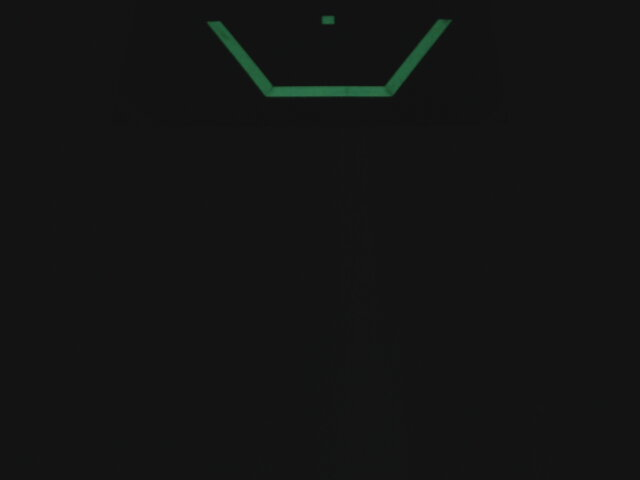
#> input picture OuterTargetHalfScale/outer+06f+00d.jpg, 640 x 480 px; its folder holds only this picture in this run
$ python MergeViewer.py   (older library calls are emulated)
#> lines starting #> are read from the running program, lines starting #| are printed output that depends on the picture; after the words box and inside, x2 and y2 are one past the last pixel; in counts of white or black regions, pixels touching at a corner belong together
# ----------------------------------------------------------------------------
# Copyright (c) 2018 FIRST. All Rights Reserved.
# Open Source Software - may be modified and shared by FRC teams. The code
# must be accompanied by the FIRST BSD license file in the root directory of
# the project.

# My 2020 license: use it as much as you want. Crediting is recommended because it lets me know
# that I am being useful.
# Some parts of pipeline are based on 2019 code created by the Screaming Chickens 3997

# This is meant to be used in conjuction with WPILib Raspberry Pi image: https://github.com/wpilibsuite/FRCVision-pi-gen
# ----------------------------------------------------------------------------

import json
import time
import sys
from threading import Thread
import random


import cv2
import numpy as np

import math

import os

# from https://www.pyimagesearch.com/2015/08/10/checking-your-opencv-version-using-python/
def is_cv3():
    # if we are using OpenCV 3.X, then our cv2.__version__ will start
    # with '3.'
    return check_opencv_version("3.")

# [4 lines left out: function is_cv4, not called in this run]

def check_opencv_version(major, lib=None):
    # if the supplied library is None, import OpenCV
    if lib is None:
        import cv2 as lib
    # return whether or not the current OpenCV version matches the
    # major version number
    return lib.__version__.startswith(major)


########### SET RESOLUTION TO 640x480 !!!! ############

# import the necessary packages
import datetime


# Class to examine Frames per second of camera stream. Currently not used.


###################### PROCESSING OPENCV ################################

# counts frames for writing images
frameStop = 0
ImageCounter = 0

# Angles in radians

# image size ratioed to 4:3


# Lifecam 3000 from datasheet
# Datasheet: https://dl2jx7zfbtwvr.cloudfront.net/specsheets/WEBC1010.pdf

def load_images_from_folder(folder):
#> called with folder = './OuterTargetHalfScale'
    images = []
    for filename in os.listdir(folder):
        img = cv2.imread(os.path.join(folder,filename))
#> img is the input picture: shape (480, 640, 3); mean B, G, R 19.4, 19.8, 19.1
        if img is not None:
            images.append(img)
    return images

# [10 lines of commented-out code are left out]
images = load_images_from_folder("./OuterTargetHalfScale")
#> images = 1 item
#images = load_images_from_folder("./OuterTargetHalfDistance")
#images = load_images_from_folder("./OuterTargetSketchup")


# finds height/width of camera frame (eg. 640 width, 480 height)
image_height, image_width = images[0].shape[:2]
print("Image Size:" + str(image_height), str(image_width))
#| Image Size:480 640

# FOV of microsoft camera (68.5 is camera spec)
diagonalView = math.radians(68.5)

print("Diagonal View:" + str(diagonalView))

# 4:3 aspect ratio
horizontalAspect = 4
verticalAspect = 3

# Reasons for using diagonal aspect is to calculate horizontal field of view.
diagonalAspect = math.hypot(horizontalAspect, verticalAspect)
# Calculations: http://vrguy.blogspot.com/2013/04/converting-diagonal-field-of-view-and.html
horizontalView = math.atan(math.tan(diagonalView / 2) * (horizontalAspect / diagonalAspect)) * 2
verticalView = math.atan(math.tan(diagonalView / 2) * (verticalAspect / diagonalAspect)) * 2

# Focal Length calculations: https://docs.google.com/presentation/d/1ediRsI-oR3-kwawFJZ34_ZTlQS2SDBLjZasjzZ-eXbQ/pub?start=false&loop=false&slide=id.g12c083cffa_0_165
H_FOCAL_LENGTH = image_width / (2 * math.tan((horizontalView / 2)))
V_FOCAL_LENGTH = image_height / (2 * math.tan((verticalView / 2)))
# blurs have to be odd
green_blur = 1
orange_blur = 27
yellow_blur = 1

# define range of green of retroreflective tape in HSV
lower_green = np.array([55, 45, 40])
upper_green = np.array([100, 255, 255])

lower_yellow = np.array([14, 150, 100])
upper_yellow = np.array([30, 255, 255])

switch = 1


# Flip image if camera mounted upside down
def flipImage(frame):
    return cv2.flip(frame, -1)


# Blurs frame
# [4 lines left out: function blurImg, not called in this run]


def threshold_range(im, lo, hi):
    unused, t1 = cv2.threshold(im, lo, 255, type=cv2.THRESH_BINARY)
    unused, t2 = cv2.threshold(im, hi, 255, type=cv2.THRESH_BINARY_INV)
    return cv2.bitwise_and(t1, t2)


# Masks the video based on a range of hsv colors
# Takes in a frame, range of color, and a blurred frame, returns a masked frame
def threshold_video(lower_color, upper_color, blur):
    # Convert BGR to HSV
    hsv = cv2.cvtColor(blur, cv2.COLOR_BGR2HSV)

    h, s, v = cv2.split(hsv)

    h = threshold_range(h, lower_color[0], upper_color[0])
    s = threshold_range(s, lower_color[1], upper_color[1])
    v = threshold_range(v, lower_color[2], upper_color[2])
    combined_mask = cv2.bitwise_and(h, cv2.bitwise_and(s, v))


    #show the mask
    cv2.imshow("mask", combined_mask)

    # hold the HSV image to get only red colors
    # mask = cv2.inRange(combined, lower_color, upper_color)

    # Returns the masked imageBlurs video to smooth out image

    cv2.imshow("combined_mask", combined_mask)
    return combined_mask


# Finds the tape targets from the masked image and displays them on original stream + network tales
def findTargets(frame, mask):

    # Finds contours
    if is_cv3():
        _, contours, _ = cv2.findContours(mask, cv2.RETR_TREE, cv2.CHAIN_APPROX_TC89_KCOS)
    else:
        contours, _ = cv2.findContours(mask, cv2.RETR_TREE, cv2.CHAIN_APPROX_TC89_KCOS)

    contours = sorted(contours, key=lambda x: cv2.contourArea(x), reverse=True)

    # Take each frame
    # Gets the shape of video
    screenHeight, screenWidth, _ = frame.shape
    # Gets center of height and width
    centerX = (screenWidth / 2) - .5
    centerY = (screenHeight / 2) - .5
    # Copies frame and stores it in image
    image = frame.copy()
    # Processes the contours, takes in (contours, output_image, (centerOfImage)
    if len(contours) != 0:
        image = findTape(contours, image, centerX, centerY)
    # Shows the contours overlayed on the original video
    return image


# Finds the balls from the masked image and displays them on original stream + network tables
# [167 lines left out: functions findPowerCell, findBall, not called in this run]


# Draws Contours and finds center and yaw of vision targets
# centerX is center x coordinate of image
# centerY is center y coordinate of image
def findTape(contours, image, centerX, centerY):
    screenHeight, screenWidth, channels = image.shape
    # Seen vision targets (correct angle, adjacent to each other)
    targets = []

    if len(contours) >= 2:
        # Sort contours by area size (biggest to smallest)
        cntsSorted = sorted(contours, key=lambda x: cv2.contourArea(x), reverse=True)

        cntHeight = 0

        biggestCnts = []
        for cnt in cntsSorted:
            # Get moments of contour; mainly for centroid
            M = cv2.moments(cnt)
            # Get convex hull (bounding polygon on contour)
            hull = cv2.convexHull(cnt)
            # Calculate Contour area
            cntArea = cv2.contourArea(cnt)
            # calculate area of convex hull
            hullArea = cv2.contourArea(hull)

            x, y, w, cntHeight = cv2.boundingRect(cnt)

            pts, dim, a = cv2.minAreaRect(cnt)

            x = pts[0]
            y = pts[1]

            if dim[0] > dim[1]:
                cntHeight = dim[0]
            else:
                cntHeight = dim[1]

            # print("The contour height is, ", cntHeight)
            # Filters contours based off of size
            if (checkContours(cntArea, hullArea)):
                ### MOSTLY DRAWING CODE, BUT CALCULATES IMPORTANT INFO ###
                # Gets the centeroids of contour
                if M["m00"] != 0:
                    cx = int(M["m10"] / M["m00"])
                    cy = int(M["m01"] / M["m00"])
                    theCX = cx
                    theCY = cy
                else:
                    cx, cy = 0, 0
                if (len(biggestCnts) < 13):
                    #### CALCULATES ROTATION OF CONTOUR BY FITTING ELLIPSE ##########
                    rotation = getEllipseRotation(image, cnt)

                    # Calculates yaw of contour (horizontal position in degrees)
                    yaw = calculateYaw(cx, centerX, H_FOCAL_LENGTH)
                    # Calculates yaw of contour (horizontal position in degrees)
                    pitch = calculatePitch(cy, centerY, V_FOCAL_LENGTH)
                    # Calculates Distance
                    dist = calculateDistance(1, 2, pitch);

                    ##### DRAWS CONTOUR######
                    # Gets rotated bounding rectangle of contour
                    rect = cv2.minAreaRect(cnt)
                    # Creates box around that rectangle
                    box = cv2.boxPoints(rect)
                    # Not exactly sure
                    box = np.int0(box)
                    # Draws rotated rectangle

                    cv2.drawContours(image, [box], 0, (23, 184, 80), 3)

                    # Calculates yaw of contour (horizontal position in degrees)
                    yaw = calculateYaw(cx, centerX, H_FOCAL_LENGTH)
                    # Calculates yaw of contour (horizontal position in degrees)
                    pitch = calculatePitch(cy, centerY, V_FOCAL_LENGTH)
                    # Calculates Distance
                    dist = calculateDistance(1, 2, pitch);

                    # Draws a vertical white line passing through center of contour
                    cv2.line(image, (cx, screenHeight), (cx, 0), (255, 255, 255))
                    # Draws a white circle at center of contour
                    cv2.circle(image, (cx, cy), 6, (255, 255, 255))

                    # Draws the contours
                    cv2.drawContours(image, [cnt], 0, (23, 184, 80), 1)

                    # Gets the (x, y) and radius of the enclosing circle of contour
                    (x, y), radius = cv2.minEnclosingCircle(cnt)
                    # Rounds center of enclosing circle
                    center = (int(x), int(y))
                    # Rounds radius of enclosning circle
                    radius = int(radius)
                    # Makes bounding rectangle of contour
                    rx, ry, rw, rh = cv2.boundingRect(cnt)
                    boundingRect = cv2.boundingRect(cnt)
                    # Draws countour of bounding rectangle and enclosing circle in green
                    cv2.rectangle(image, (rx, ry), (rx + rw, ry + rh), (23, 184, 80), 1)

                    cv2.circle(image, center, radius, (23, 184, 80), 1)

                    # Appends important info to array
                    if [cx, cy, rotation, cnt, cntHeight] not in biggestCnts:
                        biggestCnts.append([cx, cy, rotation, cnt, cntHeight])

        # Sorts array based on coordinates (leftmost to rightmost) to make sure contours are adjacent
        biggestCnts = sorted(biggestCnts, key=lambda x: x[0])
        # Target Checking
        for i in range(len(biggestCnts) - 1):
            # Rotation of two adjacent contours
            tilt1 = biggestCnts[i][2]
            tilt2 = biggestCnts[i + 1][2]

            # x coords of contours
            cx1 = biggestCnts[i][0]
            cx2 = biggestCnts[i + 1][0]

            cy1 = biggestCnts[i][1]
            cy2 = biggestCnts[i + 1][1]
            # If contour angles are opposite
            if (np.sign(tilt1) != np.sign(tilt2)):
                centerOfTarget = math.floor((cx1 + cx2) / 2)
                # ellipse negative tilt means rotated to right
                # Note: if using rotated rect (min area rectangle)
                #      negative tilt means rotated to left
                # If left contour rotation is tilted to the left then skip iteration
                if (tilt1 > 0):
                    if (cx1 < cx2):
                        continue
                # If left contour rotation is tilted to the left then skip iteration
                if (tilt2 > 0):
                    if (cx2 < cx1):
                        continue
                # Angle from center of camera to target (what you should pass into gyro)
                yawToTarget = calculateYaw(centerOfTarget, centerX, H_FOCAL_LENGTH)
                pitchToTarget = calculatePitch(theCY, centerY, H_FOCAL_LENGTH)
                # distToTarget = calculateDistance(1, 2, pitchToTarget)
                distToTarget = calculateDistWPILib(biggestCnts[i][4])
                # Make sure no duplicates, then append
                if [centerOfTarget, yawToTarget, distToTarget] not in targets:
                    targets.append([centerOfTarget, yawToTarget, distToTarget])
    # Check if there are targets seen
    if (len(targets) > 0):
        # pushes that it sees vision target to network tables

        # Sorts targets based on x coords to break any angle tie
        targets.sort(key=lambda x: math.fabs(x[0]))
        finalTarget = min(targets, key=lambda x: math.fabs(x[1]))
        # Puts the yaw on screen
        # Draws yaw of target + line where center of target is
        cv2.putText(image, "Yaw: " + str(finalTarget[1]), (40, 40), cv2.FONT_HERSHEY_COMPLEX, .6,
                    (255, 255, 255))
        cv2.putText(image, "Dist: " + str(finalTarget[2]), (40, 90), cv2.FONT_HERSHEY_COMPLEX, .6,
                    (255, 255, 255))
        cv2.line(image, (finalTarget[0], screenHeight), (finalTarget[0], 0), (255, 0, 0), 2)

        currentAngleError = finalTarget[1]
        # pushes vision target angle to network table


    cv2.line(image, (round(centerX), screenHeight), (round(centerX), 0), (255, 255, 255), 2)

    return image


# Finds the balls from the masked image and displays them on original stream + network tables
# [19 lines left out: function findControlPanel, not called in this run]

# Draws Contours and finds the colour the control panel wheel is resting at
# centerX is center x coordinate of image
# centerY is center y coordinate of image
def findControlPanelColour(contours, image, centerX, centerY):
    #ToDo, Add code to publish wheel colour
    return image

# Checks if tape contours are worthy based off of contour area and (not currently) hull area
def checkContours(cntSize, hullSize):
    print(cntSize, image_width / 7)
    return cntSize > (image_width / 7)


# Checks if ball contours are worthy based off of contour area and (not currently) hull area
# [7 lines left out: function checkBall, not called in this run]


# Forgot how exactly it works, but it works!
def translateRotation(rotation, width, height):
    if (width < height):
        rotation = -1 * (rotation - 90)
    if (rotation > 90):
        rotation = -1 * (rotation - 180)
    rotation *= -1
    return round(rotation)


def calculateDistance(heightOfCamera, heightOfTarget, pitch):
    heightOfTargetFromCamera = heightOfTarget - heightOfCamera

    # Uses trig and pitch to find distance to target
    '''
    d = distance
    h = height between camera and target
    a = angle = pitch
    tan a = h/d (opposite over adjacent)
    d = h / tan a
                         .
                        /|
                       / |
                      /  |h
                     /a  |
              camera -----
                       d
    '''
    divisor = math.tan(math.radians(pitch))
    distance = 0
    if (divisor != 0):
        distance = math.fabs(heightOfTargetFromCamera / divisor)

    return distance


avg = [0 for i in range(0, 1)]
#8 is number of frames to calculated average pixel height

# [37 lines left out: function calculateDistWPILib, not called in this run]


# Uses trig and focal length of camera to find yaw.
# Link to further explanation: https://docs.google.com/presentation/d/1ediRsI-oR3-kwawFJZ34_ZTlQS2SDBLjZasjzZ-eXbQ/pub?start=false&loop=false&slide=id.g12c083cffa_0_298
def calculateYaw(pixelX, centerX, hFocalLength):
    yaw = math.degrees(math.atan((pixelX - centerX) / hFocalLength))
    return round(yaw)


# Link to further explanation: https://docs.google.com/presentation/d/1ediRsI-oR3-kwawFJZ34_ZTlQS2SDBLjZasjzZ-eXbQ/pub?start=false&loop=false&slide=id.g12c083cffa_0_298
def calculatePitch(pixelY, centerY, vFocalLength):
    pitch = math.degrees(math.atan((pixelY - centerY) / vFocalLength))
    # Just stopped working have to do this:
    pitch *= -1
    return round(pitch)


def getEllipseRotation(image, cnt):
    try:
        # Gets rotated bounding ellipse of contour
        ellipse = cv2.fitEllipse(cnt)
        centerE = ellipse[0]
        # Gets rotation of ellipse; same as rotation of contour
        rotation = ellipse[2]
        # Gets width and height of rotated ellipse
        widthE = ellipse[1][0]
        heightE = ellipse[1][1]
        # Maps rotation to (-90 to 90). Makes it easier to tell direction of slant
        rotation = translateRotation(rotation, widthE, heightE)

        cv2.ellipse(image, ellipse, (23, 184, 80), 3)
        return rotation
    except:
        # Gets rotated bounding rectangle of contour
        rect = cv2.minAreaRect(cnt)
        # Creates box around that rectangle
        box = cv2.boxPoints(rect)
        # Not exactly sure
        box = np.int0(box)
        # Gets center of rotated rectangle
        center = rect[0]
        # Gets rotation of rectangle; same as rotation of contour
        rotation = rect[2]
        # Gets width and height of rotated rectangle
        width = rect[1][0]
        height = rect[1][1]
        # Maps rotation to (-90 to 90). Makes it easier to tell direction of slant
        rotation = translateRotation(rotation, width, height)
        return rotation


team = 2706
server = False
cameraConfigs = []

currentImg = 0

# [6 lines left out: function draw_circle, not called in this run]


Driver = False
Tape = True
PowerCell = False
ControlPanel = False


img = images[0]

imgLength = len(images)
#> imgLength = 1

print("Hello Vision Team!")

while True:

    frame = img

    if Driver:

        processed = frame

    else:

        if Tape:

            threshold = threshold_video(lower_green, upper_green, frame)
#> in threshold_video, `h, s, v = cv2.split(hsv)`:
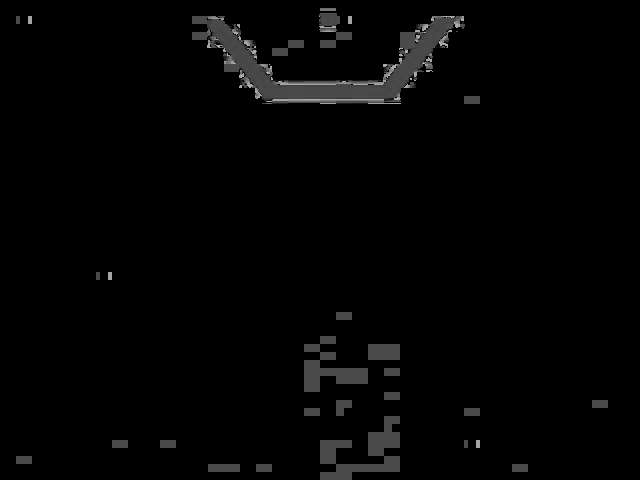
#> h: shape (480, 640); min 0, max 177, mean 4.1
#> in threshold_range, `unused, t1 = cv2.threshold(im, lo, 255, type=cv2.THRESH_BINARY)`:
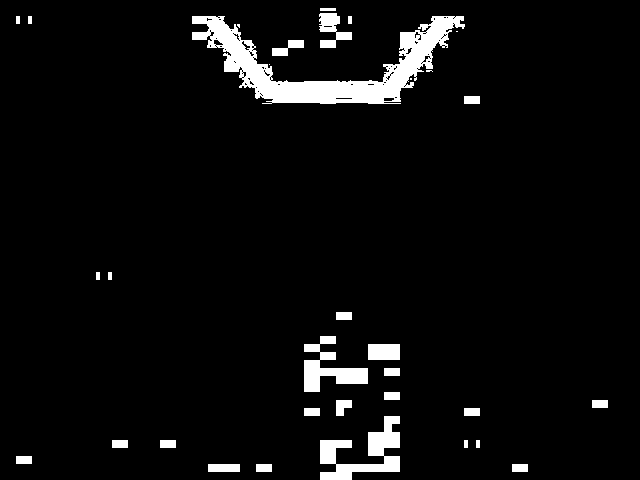
#> t1: shape (480, 640); 4.9% white; 33 white regions (5 under 20 px), largest, box (x1, y1, x2, y2) and area: (192, 16, 465, 104) 7647, (320, 416, 400, 480) 2240, (304, 336, 368, 392) 1536
#> in threshold_range, `unused, t1 = cv2.threshold(im, lo, 255, type=cv2.THRESH_BINARY)`: unused = 55
#> in threshold_range, `unused, t2 = cv2.threshold(im, hi, 255, type=cv2.THRESH_BINARY_INV)`:
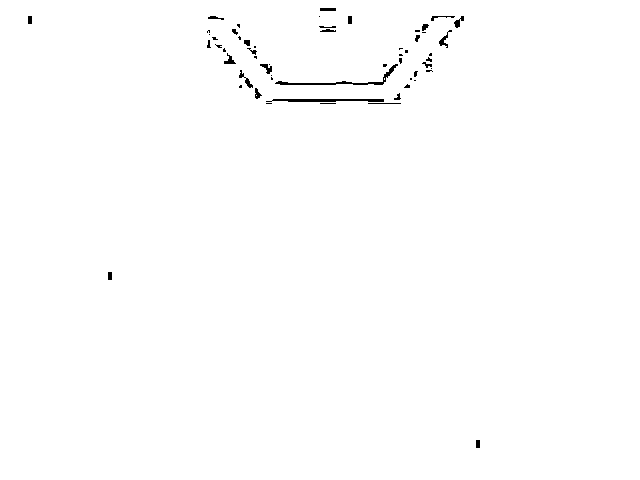
#> t2: shape (480, 640); 99.4% white; 57 black regions (31 under 20 px), largest, box (x1, y1, x2, y2) and area: (275, 64, 398, 85) 317, (266, 99, 384, 102) 293, (239, 70, 253, 88) 69
#> in threshold_range, `unused, t2 = cv2.threshold(im, hi, 255, type=cv2.THRESH_BINARY_INV)`: unused = 100
#> in threshold_range, `return cv2.bitwise_and(t1, t2)`:
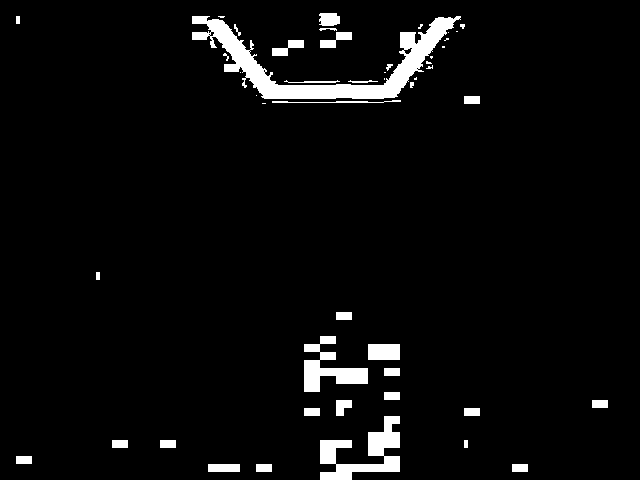
#> returned value: shape (480, 640); 4.3% white; 48 white regions (16 under 20 px), largest, box (x1, y1, x2, y2) and area: (192, 16, 461, 99) 5617, (320, 416, 400, 480) 2240, (304, 336, 368, 392) 1536
#> call 2 of threshold_range, with lo = 45, hi = 255
#> in threshold_range (call 2), `unused, t1 = cv2.threshold(im, lo, 255, type=cv2.THRESH_BINARY)`:
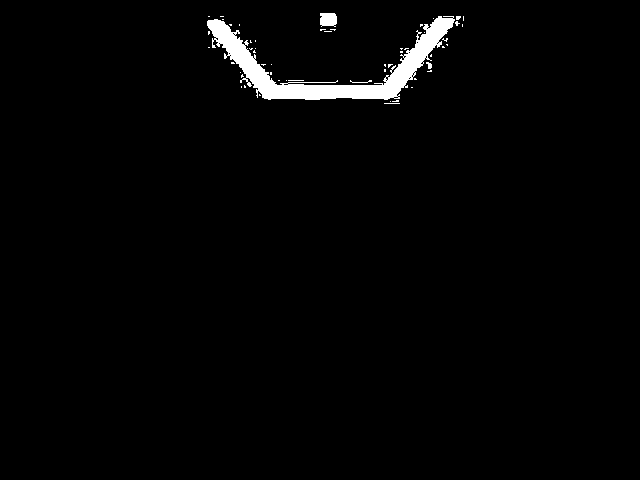
#> t1: shape (480, 640); 1.9% white; 54 white regions (50 under 20 px), largest, box (x1, y1, x2, y2) and area: (207, 16, 455, 100) 5250, (320, 13, 337, 27) 211, (426, 62, 432, 69) 27, (350, 80, 372, 83) 26
#> in threshold_range (call 2), `unused, t1 = cv2.threshold(im, lo, 255, type=cv2.THRESH_BINARY)`: unused = 45
#> (the rest of the program and of its run is left out)
